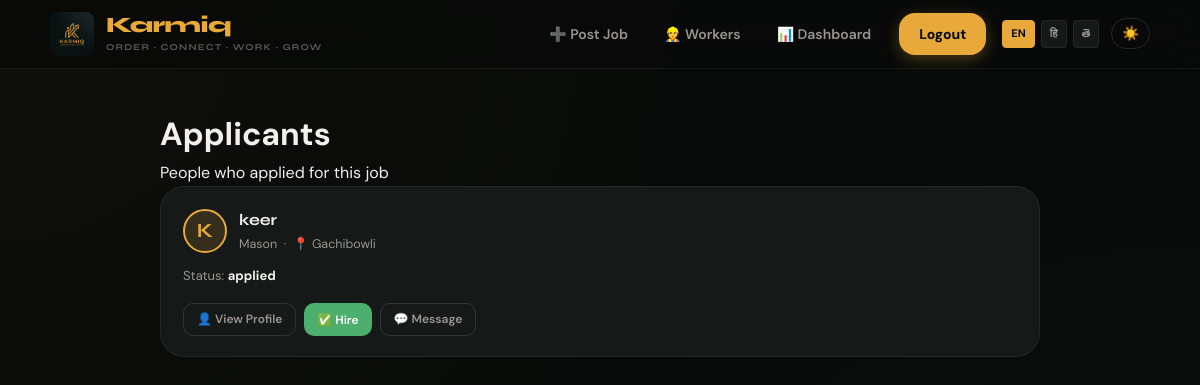
/applicants/6/ (signed in), run on the app's committed database.
### jobs/models.py (models this page shows, shortened)
class Application(models.Model):
    job = models.ForeignKey(Job, on_delete=models.CASCADE)
    worker = models.ForeignKey(User, on_delete=models.CASCADE)
    status = models.CharField(max_length=20, default="applied")
    rating = models.IntegerField(null=True, blank=True)
    review = models.TextField(blank=True, null=True)
    contractor_rating = models.IntegerField(null=True, blank=True)
    contractor_review = models.TextField(blank=True, null=True)

### users/models.py (models this page shows, shortened)
class User(models.Model):
    ROLE_CHOICES = [
        ('worker', 'Worker'),
        ('contractor', 'Contractor'),
    ]
    LANG_CHOICES = [
        ('en', 'English'),
        ('hi', 'Hindi'),
        ('te', 'Telugu'),
        ('ta', 'Tamil'),
    ]
    name = models.CharField(max_length=100)
    password = models.CharField(max_length=100)
    role = models.CharField(max_length=20, choices=ROLE_CHOICES)
    language = models.CharField(max_length=10, choices=LANG_CHOICES)
    location = models.CharField(max_length=200)
    profile_image = models.ImageField(upload_to='profiles/', null=True, blank=True)
    bio = models.TextField(blank=True, null=True)
    wage = models.IntegerField(null=True, blank=True)
    skills = models.CharField(max_length=200, blank=True)

### jobs/views.py (the view)
# urls.py: path('applicants/<int:job_id>/', views.view_applicants, name='view_applicants'),
@custom_login_required
def view_applicants(request, job_id):
    applications = Application.objects.filter(job_id=job_id)
    return render(request, 'applicants.html', {'applications': applications})

### vrtp/context_processors.py (called while the page is built, shortened)
def language_context(request):
    lang = 'en'  # default
    user_id = request.session.get('user_id')
    if user_id:
        try:
            user = User.objects.get(id=user_id)
            if user.language in ('en', 'hi', 'te'):
                lang = user.language
        except User.DoesNotExist:
            pass
    qs_lang = request.GET.get('lang')
    if qs_lang in ('en', 'hi', 'te'):
        lang = qs_lang
    translations = get_translations(lang)
    nav_hired_count = 0
    return {
        'T': translations,
        'current_lang': lang,
        'nav_hired_count': nav_hired_count,
    }

### vrtp/translations.py (called while the page is built)
def get_translations(language_code):
    return TRANSLATIONS.get(language_code, TRANSLATIONS['en'])

### templates/applicants.html (shortened to what this page needs)
{% extends 'base.html' %}
{% block content %}
<div class="main">
  <div class="ph">
    <h1>{{ T.applicants_title }}</h1>
    <p>{{ T.applicants_subtitle }}</p>
  </div>
  <div class="card-grid" style="gap:14px">
    {% for app in applications %}
      <div class="applicant-card">
        <div class="applicant-head">
          <div class="applicant-avatar" style="overflow:hidden; padding:0;">
            {% if app.worker.profile_image %}
              <img src="{{ app.worker.profile_image.url }}" alt="{{ app.worker.name }}" style="width:100%; height:100%; object-fit:cover; border-radius:50%;">
            {% else %}
              <span style="font-size:20px;">{{ app.worker.name|first|upper }}</span>
            {% endif %}
          </div>
          <div class="applicant-info">
            <h3>{{ app.worker.name }}</h3>
            <p>{{ app.worker.skills|default:"General Worker" }} &nbsp;·&nbsp; 📍 {{ app.worker.location }}</p>
          </div>
        </div>
        <div style="font-size:13px;color:var(--t2)">
          {{ T.status_label }}: <strong style="color:var(--t1)">{{ app.status }}</strong>
        </div>
        <div class="job-actions">
          <a href="/profile/{{ app.worker.id }}/" class="btn btn-ghost btn-sm">👤 View Profile</a>
          {% if app.status != "hired" %}
            <button type="button" class="btn btn-green btn-sm hire-btn" data-url="/hire/{{ app.id }}/" data-name="{{ app.worker.name }}">✅ {{ T.hire_btn }}</button>
          {% endif %}
          <a href="/chat/{{ app.worker.id }}/" class="btn btn-ghost btn-sm">💬 {{ T.message_btn }}</a>
        </div>
      </div>
    {% empty %}
      <div class="empty">
        <div class="empty-icon">👥</div>
        <p>{{ T.no_applicants }}</p>
      </div>
    {% endfor %}
  </div>
</div>
{% endblock %}

### templates/static/css/style.css (style rules this page uses)
:root { --bg: #080a09; --bg2: #0e1110; --surface: #151917; --surface2: #1e2421; --border: rgba(255, 255, 255, 0.06); --border2: rgba(255, 255, 255, 0.12); --amber: #e8a83a; --amber-d: #c48c2a; --amber-glo: rgba(232, 168, 58, 0.15); --green: #4caf6e; --teal: #3ec1a3; --red: #e05252; --t1: #f2f0eb; --t2: #9a968f; --t3: #5e5b55; --r-sm: 10px; --r-md: 16px; --r-lg: 24px; --r-xl: 32px; --shadow: 0 4px 20px rgba(0, 0, 0, 0.6), 0 12px 40px rgba(0, 0, 0, 0.4); --glass: backdrop-filter: blur(12px) saturate(180%); --fd: 'Syne', sans-serif; --fb: 'DM Sans', sans-serif; --transition: all 0.3s cubic-bezier(0.4, 0, 0.2, 1); }
*, *::before, *::after { box-sizing: border-box; margin: 0; padding: 0 }
html { scroll-behavior: smooth }
body { font-family: var(--fb); background: var(--bg); background-image: radial-gradient(circle at 0% 0%, rgba(232, 168, 58, 0.03) 0%, transparent 50%), radial-gradient(circle at 100% 100%, rgba(76, 175, 110, 0.03) 0%, transparent 50%); color: var(--t1); min-height: 100vh; line-height: 1.6; -webkit-font-smoothing: antialiased; overflow-x: hidden; }
.main { animation: pageFadeIn 0.5s cubic-bezier(0.4, 0, 0.2, 1) forwards; }
.main { animation: fadeIn 0.6s ease-out forwards; }
.main { flex: 1; max-width: 920px; width: 100%; margin: 0 auto; padding: 40px 20px 80px }
.btn { display: inline-flex; align-items: center; justify-content: center; gap: 8px; padding: 12px 24px; border-radius: var(--r-md); font-weight: 700; text-decoration: none; font-size: 14px; transition: var(--transition); cursor: pointer; border: 1px solid transparent; }
.btn-ghost { background: var(--surface2); color: var(--t1); border-color: var(--border2); }
.job-actions { display: flex; gap: 8px; flex-wrap: wrap; margin-top: 4px }
.btn { display: inline-flex; align-items: center; gap: 6px; justify-content: center; font-family: var(--fb); font-size: 13.5px; font-weight: 600; padding: 9px 18px; border-radius: var(--r-sm); border: none; cursor: pointer; text-decoration: none; transition: all .18s; white-space: nowrap }
.btn-ghost { background: transparent; color: var(--t2); border: 1px solid var(--border2) }
.btn-green { background: var(--green); color: #fff }
.btn-sm { font-size: 12px; padding: 6px 13px }
.applicant-card { background: var(--surface); border: 1px solid var(--border); border-radius: var(--r-lg); padding: 20px 22px; display: flex; flex-direction: column; gap: 12px; transition: border-color .2s }
.applicant-head { display: flex; align-items: center; gap: 12px }
.applicant-avatar { width: 44px; height: 44px; border-radius: 50%; background: var(--amber-glo); border: 2px solid var(--amber); display: flex; align-items: center; justify-content: center; font-family: var(--fd); font-size: 18px; font-weight: 700; color: var(--amber); flex-shrink: 0 }
.applicant-info h3 { font-family: var(--fd); font-size: 16px; font-weight: 700 }
.applicant-info p { font-size: 12.5px; color: var(--t2); margin-top: 2px }

### data on the page
Application: worker.name|first "K", worker.name "keer", worker.skills "Mason", worker.location "Gachibowli", status_label "Status", status "applied", hire_btn "Hire", message_btn "Message"

### other printed values
{{ T.nav_post_job }} "Post Job"
{{ T.nav_dashboard }} "Dashboard"
{{ T.nav_logout }} "Logout"
{{ T.applicants_title }} "Applicants"
{{ T.applicants_subtitle }} "People who applied for this job"
